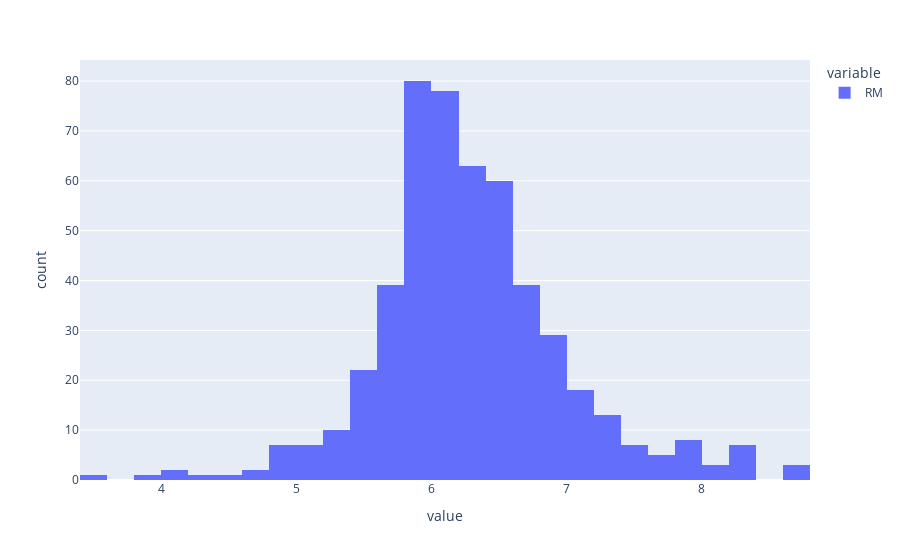

The notebook cell this image was saved under:
### Code cell
px.histogram(df_boston['RM'])
# normal

### Figure 1 — Plotly figure (JSON) as saved in the notebook; plotly's stock layout.template omitted (floating-point values rounded to 4 significant figures; data arrays with more than 128 entries replaced by an {"elided": "..."} marker saying what was removed)
{"data": [{"alignmentgroup": "True", "bingroup": "x", "hovertemplate": "variable=RM<br>value=%{x}<br>count=%{y}<extra></extra>", "legendgroup": "RM", "marker": {"color": "#636efa", "pattern": {"shape": ""}}, "name": "RM", "offsetgroup": "RM", "orientation": "v", "showlegend": true, "type": "histogram", "x": {"elided": "506 float values"}, "xaxis": "x", "yaxis": "y"}], "layout": {"barmode": "relative", "legend": {"title": {"text": "variable"}, "tracegroupgap": 0}, "margin": {"t": 60}, "xaxis": {"anchor": "y", "domain": [0, 1], "title": {"text": "value"}}, "yaxis": {"anchor": "x", "domain": [0, 1], "title": {"text": "count"}}}}
